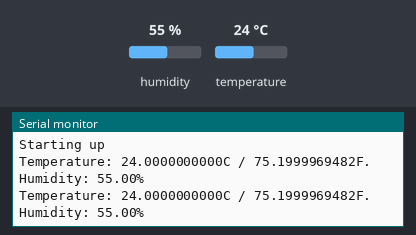
Bench run of a sketch on a simulated Arduino Uno, built with avr-gcc and run on an emulated ATmega328P. Shown: the last lines printed to the serial monitor. The inputs (shaded band) are chosen by the test bench; at power-on: humidity 55 %, temperature 24 °C.

Above: at 1.2 s.
1.3 s: humidity set to 22 %
At 2.6 s:
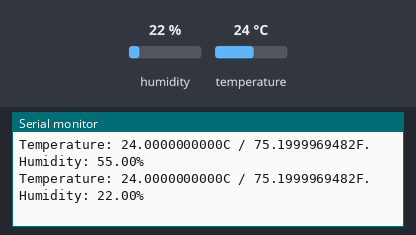
2.8 s: temperature set to 12 °C
At 3.6 s:
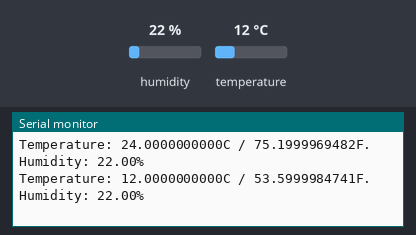
4.3 s: humidity set to 40 %
At 5.2 s:
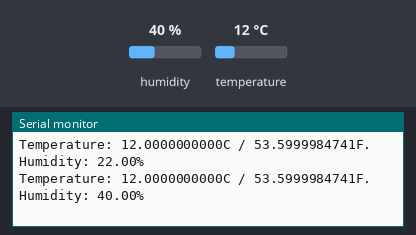
Timing chart, 0 to 7.3 s (numbered marks = the images above; inputs shaded):
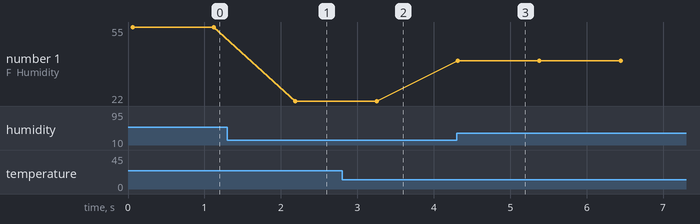

The sketch:

temp_sensor.c.ino
```cpp
//Arduino Sample Code for SHT1x Humidity and Temperature Sensor
//www.DFRobot.com
//Version 1.0

#include <SHT1x.h>

// Specify data and clock connections and instantiate SHT1x object
#define dataPin  10
#define clockPin 11
SHT1x sht1x(dataPin, clockPin);

void setup()
{
   Serial.begin(38400); // Open serial connection to report values to host
   Serial.println("Starting up");
}

void loop()
{
  float temp_c;
  float temp_f;
  float humidity;

  // Read values from the sensor
  temp_c = sht1x.readTemperatureC();
  temp_f = sht1x.readTemperatureF();
  humidity = sht1x.readHumidity();

  // Print the values to the serial port
  Serial.print("Temperature: ");
  Serial.print(temp_c, DEC);
  Serial.print("C / ");
  Serial.print(temp_f, DEC);
  Serial.print("F. Humidity: ");
  Serial.print(humidity);
  Serial.println("%");

  delay(1000);
}
```

Measured:
- after the input at 1.3 s, the serial monitor: prints a new line after 0.89 s (image 1)
- after the input at 2.8 s, the serial monitor: prints a new line after 0.45 s (image 2)
- after the input at 4.3 s, the serial monitor: prints a new line at once (image 3)
- plotted number 1: 55 → 22 after the input at 1.3 s, 22 → 40 after the input at 4.3 s
